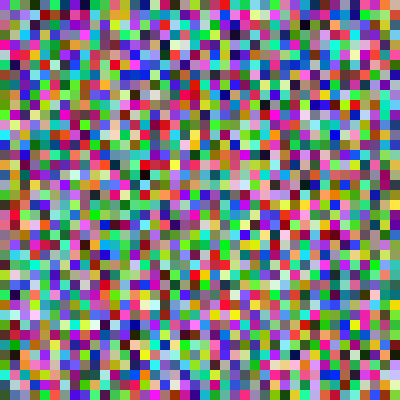
Frame 1 (no input)
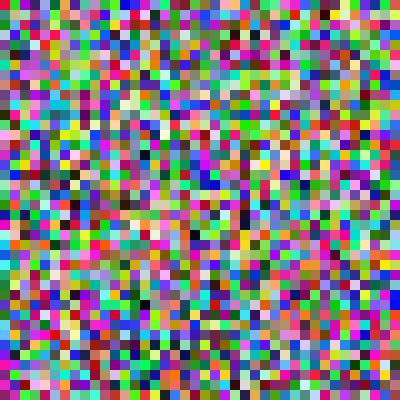
Frame 2 (the mouse pressed at the canvas centre, redrawn once)

The Processing sketch that drew these frames (run headless with seeded random() and noise(); the mouse was pressed at the canvas centre and the sketch redrawn once):

// Processing sketch: FdI_04_randomSquareGrid
// ── FdI_04_randomSquareGrid.pde

int w = 10;

void setup() {
  size(400, 400);
  noLoop();
  noStroke();
}

void draw() {
  for (int j = 0; j < 40; j++) {
    for (int i=0; i < 40; i++) {
      fill(random(255),random(255),random(255));
      rect(i * w, j * w, w, w);
    }
  }
}
